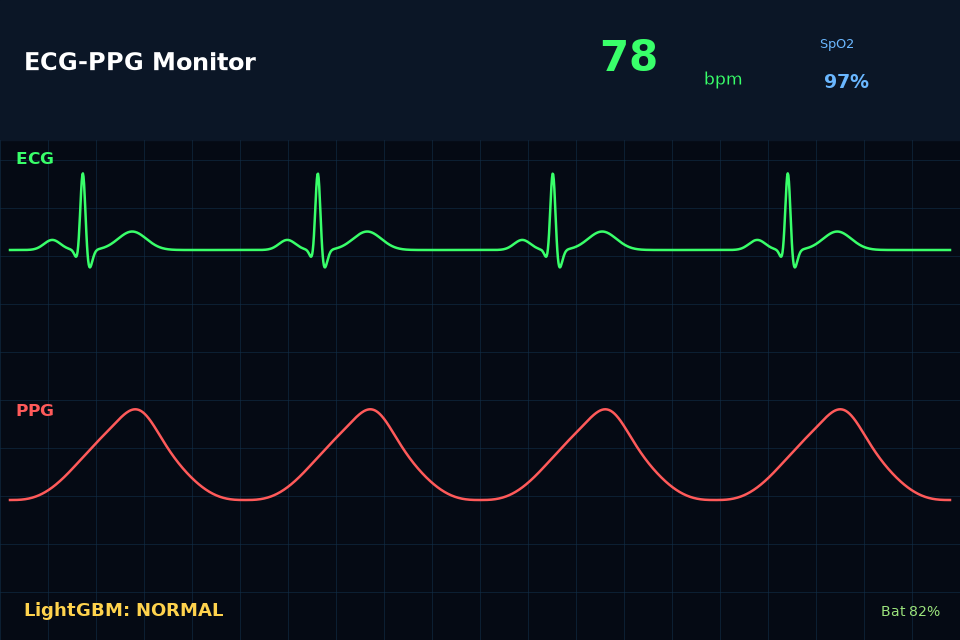

Recreate this plot in Python.
"""Tekstur tampilan layar TFT (ilustrasi ECG + PPG) untuk render."""
import numpy as np, sys
import matplotlib; matplotlib.use("Agg")
import matplotlib.pyplot as plt
out = sys.argv[1]
fig = plt.figure(figsize=(9.6, 6.4), dpi=100, facecolor="#050a14")
ax = fig.add_axes([0, 0, 1, 1]); ax.set_xlim(0, 480); ax.set_ylim(0, 320); ax.axis("off"); ax.set_facecolor("#050a14")
# grid
for x in range(0, 481, 24): ax.plot([x, x], [0, 250], lw=0.4, color="#12304a")
for y in range(0, 251, 24): ax.plot([0, 480], [y, y], lw=0.4, color="#12304a")
def beat(t):
    g = lambda m, s, a: a * np.exp(-((t - m) ** 2) / (2 * s ** 2))
    return g(.18, .035, .12) - g(.29, .012, .15) + g(.31, .011, 1.0) - g(.335, .014, .25) + g(.52, .06, .22)
t = np.linspace(0, 4, 1600); y = beat(t % 1)
ax.plot(t / 4 * 470 + 5, 195 + y * 42, lw=1.8, color="#39ff6a")
ppg = 0.5 * (1 - np.cos(2 * np.pi * t)) ** 1.4 * 0.5 + 0.18 * np.exp(-((t % 1 - .55) ** 2) / .01)
ax.plot(t / 4 * 470 + 5, 70 + ppg * 55, lw=1.8, color="#ff5a5a")
ax.text(8, 238, "ECG", color="#39ff6a", fontsize=12, fontweight="bold"); ax.text(8, 112, "PPG", color="#ff5a5a", fontsize=12, fontweight="bold")
ax.add_patch(plt.Rectangle((0, 250), 480, 70, color="#0b1626"))
ax.text(12, 288, "ECG-PPG Monitor", color="white", fontsize=17, fontweight="bold", va="center")
ax.text(300, 290, "78", color="#39ff6a", fontsize=30, fontweight="bold", va="center"); ax.text(352, 280, "bpm", color="#39ff6a", fontsize=12, va="center")
ax.text(410, 296, "SpO2", color="#6ab7ff", fontsize=9); ax.text(412, 276, "97%", color="#6ab7ff", fontsize=14, fontweight="bold")
ax.text(12, 12, "LightGBM: NORMAL", color="#ffd34d", fontsize=13, fontweight="bold")
ax.text(470, 12, "Bat 82%", color="#9be37c", fontsize=10, ha="right")
fig.savefig(out, dpi=100, facecolor=fig.get_facecolor())
